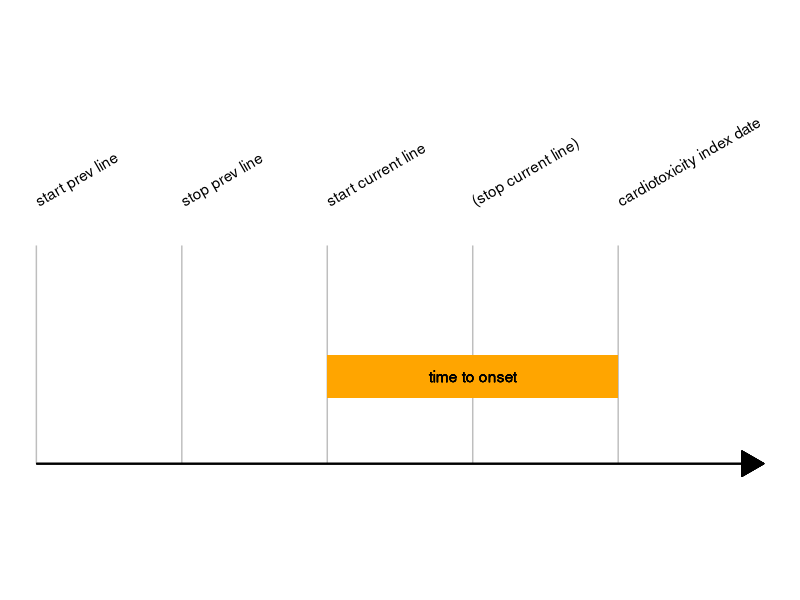

The R script that drew this image:
## ---- chunk 1
library(ggplot2) 

data1 <- 
  data.frame(
  v1 = c(1, 2, 3, 4, 5),
  names = c(
    "start prev line",
    "stop prev line",
    "start current line",
    "(stop current line)",
    "cardiotoxicity index date"
  )
)

ggplot(data = data1, aes(x = v1)) +
  geom_text(aes(label = names),
             y = 1.2,
             angle = 30, 
            hjust = 0) +
  geom_segment(aes(xend = v1, y = 0, yend = 1), color = "grey") +
  geom_segment(
    x = min(data1$v1),
    xend = max(data1$v1) + 1,
    y = 0,
    yend = 0,
  color = "black",
  arrow = arrow(ends = "last", type = "closed")
) +
  geom_rect(
    aes(xmin = 3, xmax = 5, ymin = 0.3, ymax = .5), fill = "orange"
  ) +
  geom_text(x = 4, y = .4, label = "time to onset") +
  coord_cartesian(xlim = c(min(data1$v1), max(data1$v1 + 1)), ylim = c(-0.5, 2)) +
  theme_void()
## ---- chunk 2
tto_uni_3v <- # A 3 variables time to onset unifier !
  function( # used to organize the three variables of time to cardiotox onset from drug initiation
    ti_icistart_event__c, # all quasi quoted names of columns from data. One is the calculated delay `ti_icistart_event__c`, one is manually entered when dates are not available `ti_icistart_event`, one is a old version of the variable `ti_icistart_event__old`
    ti_icistart_event,
    ti_icistart_event__old
  ){
    ti_icistart_event__c <- enexpr(ti_icistart_event__c)
    ti_icistart_event <- enexpr(ti_icistart_event)
    ti_icistart_event__old <- enexpr(ti_icistart_event__old)
    
    # underlying logic: 
    # first, prioritize calculated over manual vars with numvar_uni (intermediate object uni).
    # second, take the longest delay of uni and __old, if both are available.
    # third, if only one available, keep it (via na.rm = TRUE in pmax)
    
    # generate an expression to call numvar_uni
    
    uni <- numvar_uni(!!ti_icistart_event__c,
                      !!ti_icistart_event)
    
    ex <- quo(pmax(
      eval(uni),
      as.numeric(!!ti_icistart_event__old),
      na.rm = TRUE)
    )
    
    
    ex
  }

numvar_uni <- # Numeric variables unifier
  function( # used to organize data entered from 2 variables, currently its a prioritization
    var1, # all quasi quoted names of columns from data. usually, one is the calculated var, one is manually entered, var1 will be prioritize over var2
    var2
    # underlying data.frame data argument is omitted
  ){
    var1 <- enexpr(var1)
    var2 <- enexpr(var2)
    
    ex <- expr(case_when(
      !is.na(!!var1) ~ as.numeric(!!var1),
      !is.na(!!var2) ~ as.numeric(!!var2),
      TRUE ~ NA_real_
    ))
    
    ex
  }
